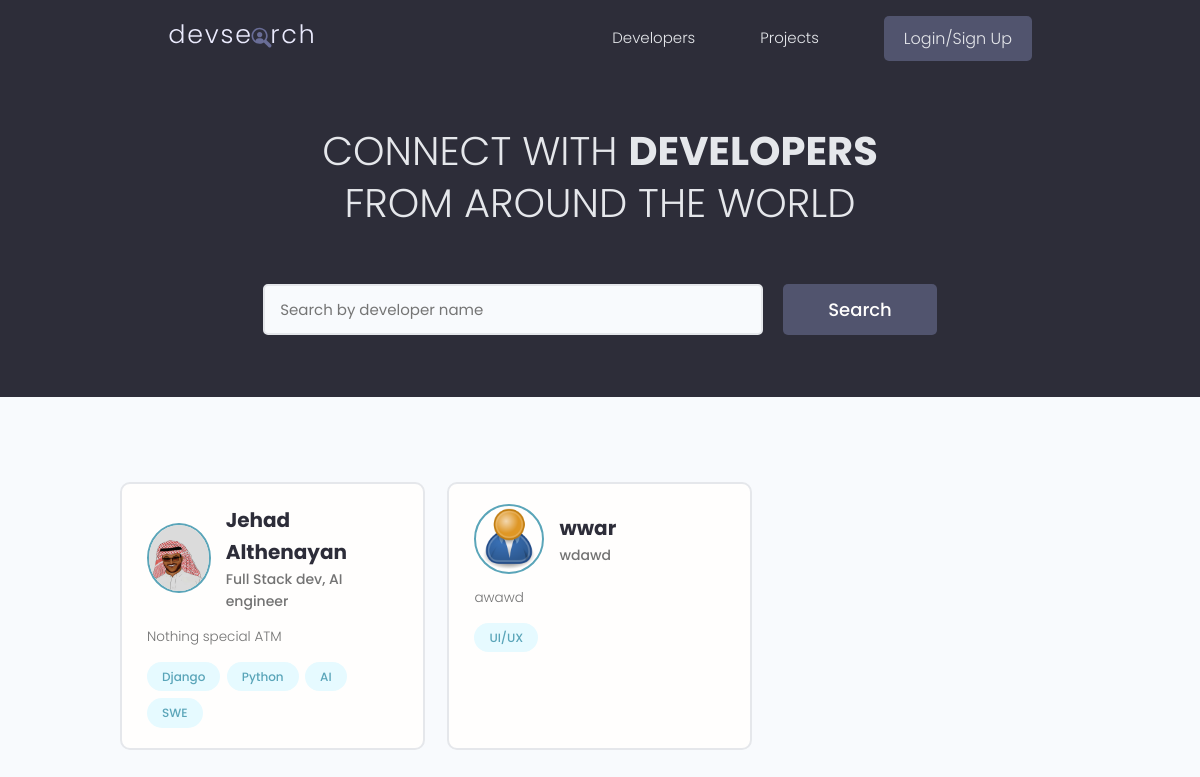
/users/, run on an earlier commit of the app's database.
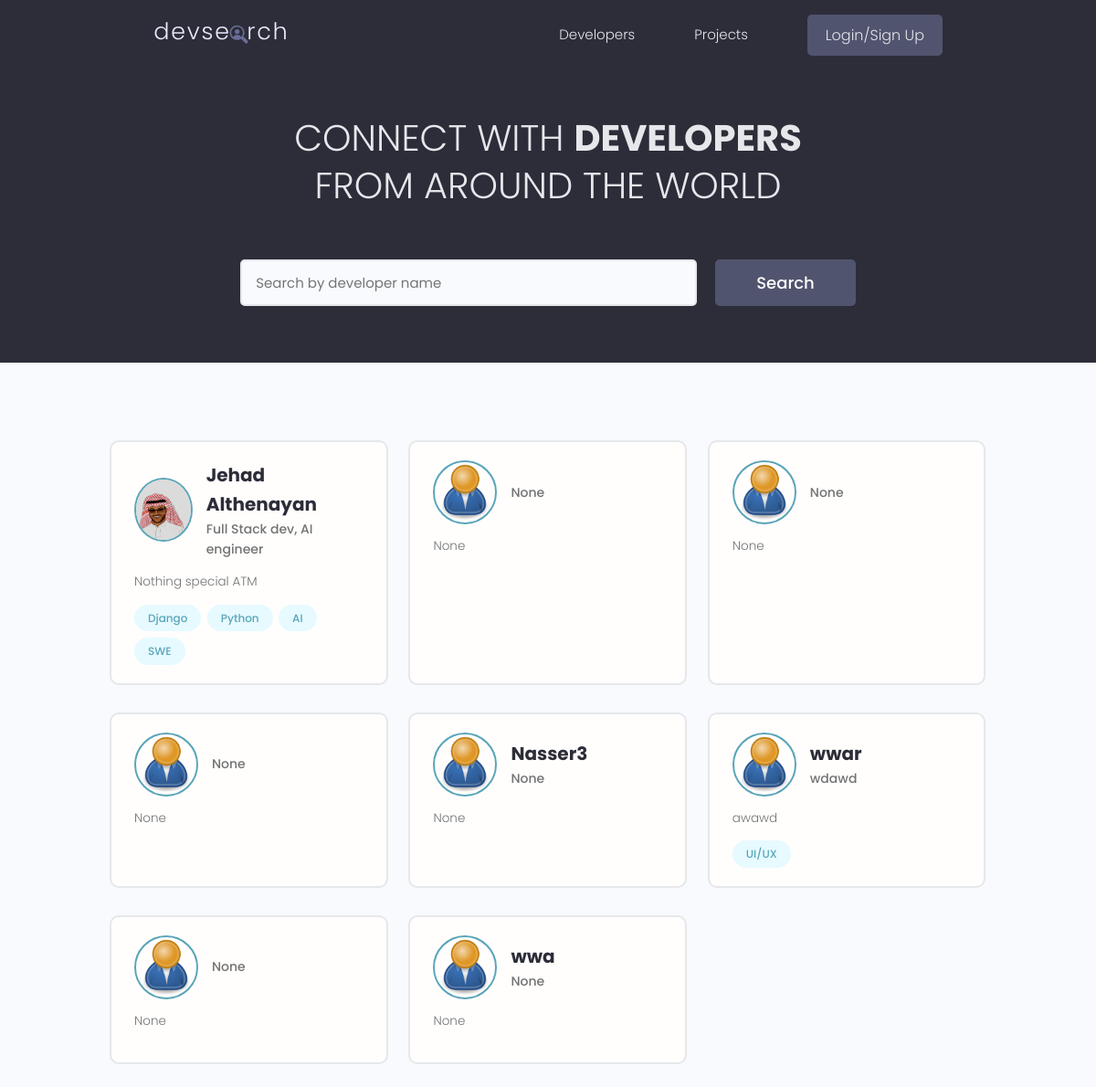
And on a later commit of the database.
### users/models.py (models this page shows, shortened)
class Profile(models.Model):
    user = models.OneToOneField(User,on_delete=models.CASCADE,null=True,blank=True)
    name = models.CharField(max_length=200,null=True,blank=True)
    username = models.CharField(max_length=200,null=True,blank=True)
    location = models.CharField(max_length=200,null=True,blank=True)
    email= models.EmailField(max_length=200,null=True,blank=True)
    short_intro = models.CharField(max_length=500,null=True,blank=True)
    bio = models.TextField(null=True,blank=True)
    profile_image =  models.ImageField(null=True,blank=True,upload_to='profiles/',default='profiles/user-default.png')
    social_github = models.CharField(max_length=200,null=True,blank=True)
    social_twitter = models.CharField(max_length=200,null=True,blank=True)
    social_linkedin = models.CharField(max_length=200,null=True,blank=True)
    social_youtube = models.CharField(max_length=200,null=True,blank=True)
    social_website = models.CharField(max_length=200,null=True,blank=True)
    created = models.DateTimeField(auto_now_add=True) # date and time stamp
    id = models.UUIDField(default=uuid.uuid4,unique=True,primary_key=True,editable=False)

class Skill(models.Model):
    owner = models.ForeignKey(Profile, on_delete=models.CASCADE,null=True,blank=True)
    name = models.CharField(max_length=200,null=True,blank=True)
    description = models.TextField(null=True,blank=True)
    created = models.DateTimeField(auto_now_add=True) # date and time stamp
    id = models.UUIDField(default=uuid.uuid4,unique=True,primary_key=True,editable=False)
    def __str__(self):
        return str(self.name)

### users/views.py (the view)
# urls.py: path('',views.profiles,name="profiles"),
def profiles(req):
    search_query = ""
    if req.GET.get('search_query'):
        search_query = req.GET.get('search_query')
    print("search_query: ",search_query)
    skills = Skill.objects.filter(name__iexact=search_query)
    profiles = Profile.objects.filter(
        Q(name__icontains=search_query) |
        Q(short_intro__icontains=search_query) |
        Q(skill__in=skills)).distinct()
    context = {'profiles': profiles,
                'search_query':search_query,}
    return render(req,'users/profiles.html',context)

### users/templates/users/profiles.html (shortened to what this page needs)
{% extends 'main.html' %}
{% block content %}
<main class="home">
    <section class="hero-section text-center">
        <div class="container container--narrow">
            <div class="hero-section__box">
                <h2>CONNECT WITH <span>DEVELOPERS</span></h2>
                <h2>FROM AROUND THE WORLD</h2>
            </div>
            <div class="hero-section__search">
                <form id="searchForm" class="form" action="{% url 'profiles' %}" method="get">
                    <div class="form__field">
                        <input class="input input--text" id="formInput#search" type="text" name="search_query"
                            value="{{search_query}}" placeholder="Search by developer name" />
                    </div>
                    <input class="btn btn--sub btn--lg" type="submit" value="Search" />
                </form>
            </div>
        </div>
    </section>
    <section class="devlist">
        <div class="container">
            <div class="grid grid--three">
                {% for profile in profiles %}
                <div class="column card">
                    <div class="dev">
                        <a href="{% url 'user-profile' profile.id%}" class="card__body">
                            <div class="dev__profile">
                                <img class="avatar avatar--md" src="{{ profile.profile_image.url }}" alt="image" />
                                <div class="dev__meta">
                                    <h3>{{profile.name}}</h3>
                                    <h5>{{profile.short_intro|slice:"60"}}</h5>
                                </div>
                            </div>
                            <p class="dev__info">{{profile.bio|slice:"150"}}</p>
                            <div class="dev__skills">
                                {% for skill in profile.skill_set.all %}
                                <span class="tag tag--pill tag--main">
                                    <small>{{skill}}</small>
                                </span>
                                {% endfor %}
                            </div>
                        </a>
                    </div>
                </div>
                {% endfor %}
            </div>
        </div>
    </section>
</main>
{% endblock content %}

What changed in the data, as far as the page shows it:
added Profile: profile_image (placeholder picture), short_intro "None", bio "None"
added Profile: profile_image (placeholder picture), short_intro "None", bio "None"
added Profile: profile_image (placeholder picture), short_intro "None", bio "None"
added Profile: profile_image (placeholder picture), name "Nasser3", short_intro "None", bio "None"
added Profile: profile_image (placeholder picture), short_intro "None", bio "None"
added Profile: profile_image (placeholder picture), name "wwa", short_intro "None", bio "None"
